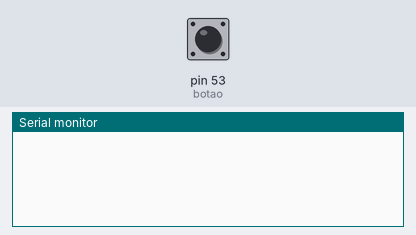
The sketch below on a simulated Arduino Mega 2560, built with avr-gcc and run on an emulated ATmega2560. Parts: the last lines printed to the serial monitor. Inputs (shaded band) come from the test bench; at power-on: pin 53 (botao) HIGH.

Above: at 1.2 s.
1.3 s: pin 53 (botao) pulled LOW for 0.15 s
At 1.9 s:
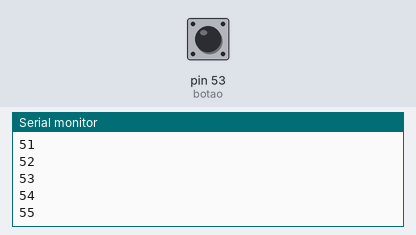
2.9 s: pin 53 (botao) pulled LOW for 1 s
At 4.5 s:
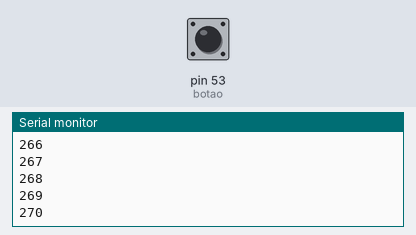
5.4 s: pin 53 (botao) pulled LOW for 0.15 s
At 6.2 s:
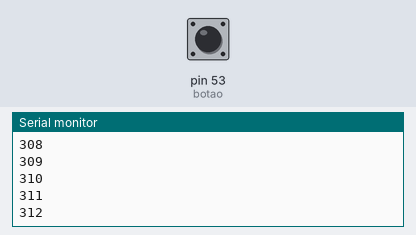
Timing chart, 0 to 8.4 s (numbered marks = the images above; inputs shaded):
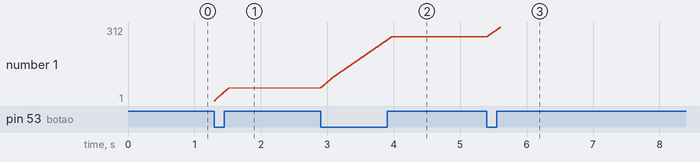

The sketch:

teste_botao.ino
```cpp
#define botao 53

long conta=0;


void setup() {

  pinMode(botao, INPUT_PULLUP);
  Serial.begin(9600);
}

void loop() {

if (digitalRead(botao) == LOW) {
  conta=conta+1;
  Serial.println(conta);
  }

else {
  //Serial.println("solto");
}


}
```

Measured:
- after the input at 1.3 s, the serial monitor: prints a new line at once (image 1)
- after the input at 2.9 s, the serial monitor: prints a new line at once (image 2)
- plotted number 1: 55 → 270 after the input at 2.9 s
